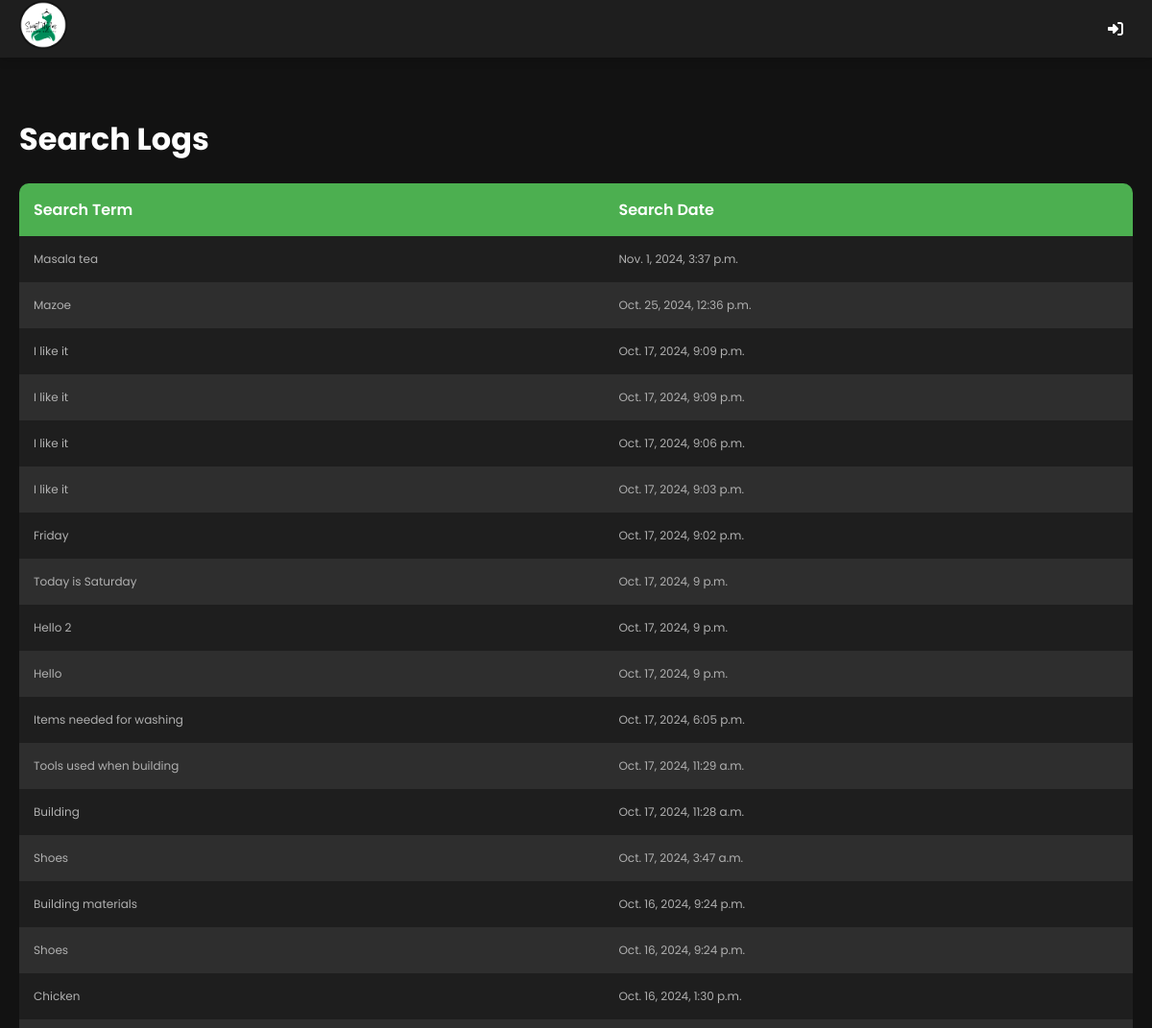
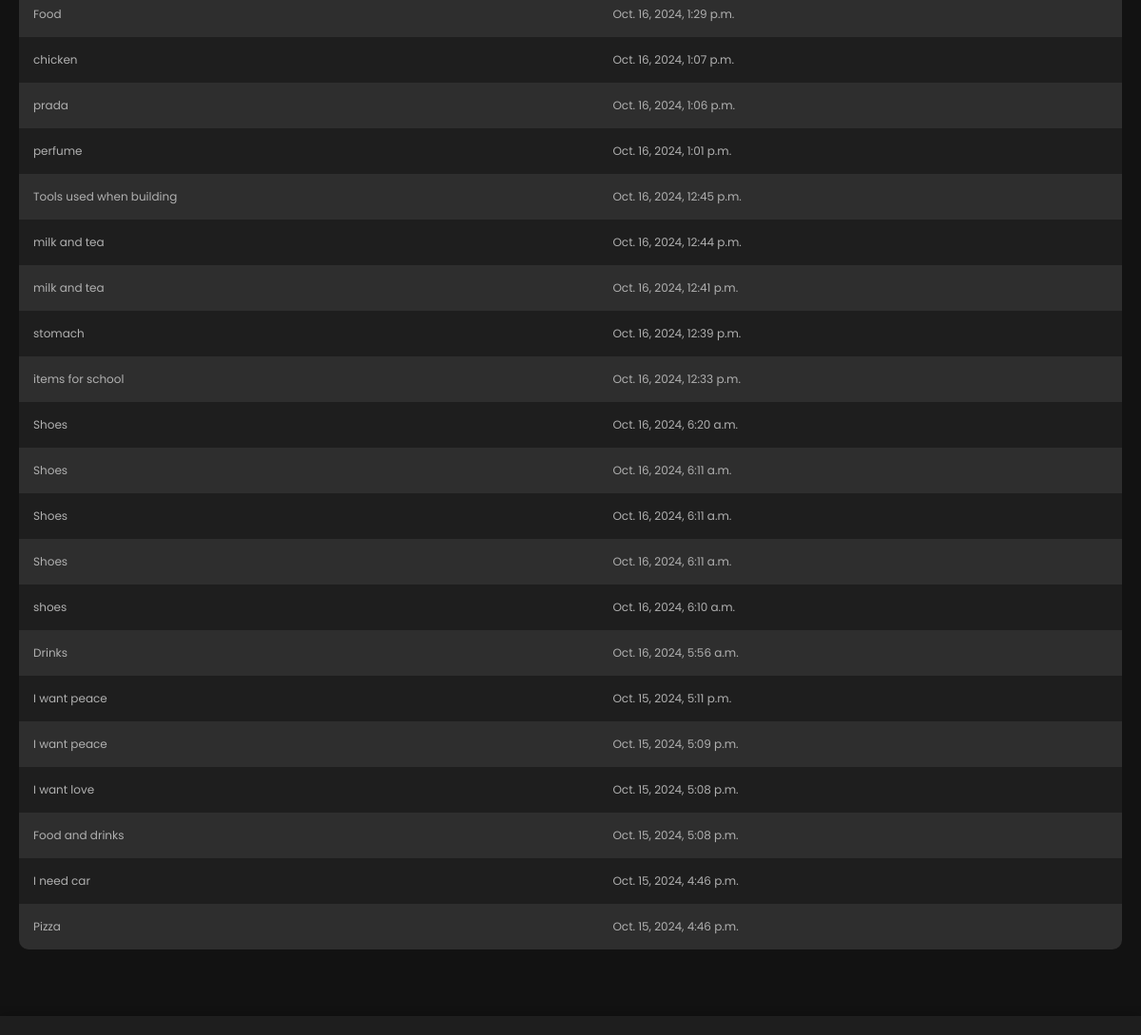
Page /search-logs/ on the committed database (2 pictures, top to bottom).
### mma/models.py (models this page shows, shortened)
class SearchLog(models.Model):
    user = models.ForeignKey(CustomUser, on_delete=models.SET_NULL, null=True, blank=True)
    search_term = models.CharField(max_length=255)
    search_date = models.DateTimeField()

### mma/views.py (the view)
# urls.py: path('search-logs/', views.search_log_view, name='search_logs'),
def search_log_view(request):
    search_logs = SearchLog.objects.all().order_by('-search_date')
    context = {
        'search_logs': search_logs
    }
    return render(request, 'mma/search_logs.html', context)

### mma/templates/mma/search_logs.html (shortened to what this page needs)
{% extends 'mma/base.html' %}
{% block content %}
    <h1>Search Logs</h1>
    <table style="width: 100%; border-collapse: collapse;">
        <thead>
            <tr>
                <th style="text-align: left;">Search Term</th>
                <th style="text-align: left;">Search Date</th>
            </tr>
        </thead>
        <tbody>
            {% for log in search_logs %}
                {% if log.search_term != "N/A" %}
                <tr>
                    <td style="font-size: 12px;">{{ log.search_term }}</td>
                    <td style="font-size: 12px;">{{ log.search_date }}</td>
                </tr>
                {% endif %}
            {% empty %}
            <tr>
                <td colspan="2" style="font-size: 12px; text-align: center;">No search logs available.</td>
            </tr>
            {% endfor %}
        </tbody>
    </table>
{% endblock %}

### mma/templates/mma/base.html (style rules this page uses)
:root { --primary-color: #4CAF50; --secondary-color: #2196F3; --background-color: #121212; --card-background: #1E1E1E; --text-color: #FFFFFF; --secondary-text: #B0B0B0; --nav-height: 60px; --table-header-bg: #333; --table-row-bg: #1E1E1E; --table-row-alt-bg: #2E2E2E; }
body { font-family: 'Poppins', sans-serif; background-color: var(--background-color); color: var(--text-color); margin: 0; padding: 0; padding-top: var(--nav-height); padding-bottom: 70px; }
table { width: 100%; border-collapse: separate; border-spacing: 0; margin-bottom: 20px; border-radius: 10px; overflow: hidden; }
th, td { padding: 15px; text-align: left; }
thead { background-color: var(--primary-color); }
tbody tr:nth-child(odd) { background-color: var(--table-row-bg); }
tbody tr:nth-child(even) { background-color: var(--table-row-alt-bg); }
th { color: var(--text-color); font-weight: 600; }
td { color: var(--secondary-text); }

### rows in the picture
SearchLog: search_term "Masala tea", search_date "Nov. 1, 2024, 3:37 p.m."
SearchLog: search_term "Mazoe", search_date "Oct. 25, 2024, 12:36 p.m."
SearchLog: search_term "I like it", search_date "Oct. 17, 2024, 9:09 p.m."
SearchLog: search_term "I like it", search_date "Oct. 17, 2024, 9:09 p.m."
SearchLog: search_term "I like it", search_date "Oct. 17, 2024, 9:06 p.m."
SearchLog: search_term "I like it", search_date "Oct. 17, 2024, 9:03 p.m."
SearchLog: search_term "Friday", search_date "Oct. 17, 2024, 9:02 p.m."
SearchLog: search_term "Today is Saturday", search_date "Oct. 17, 2024, 9 p.m."
SearchLog: search_term "Hello 2", search_date "Oct. 17, 2024, 9 p.m."
SearchLog: search_term "Hello", search_date "Oct. 17, 2024, 9 p.m."
SearchLog: search_term "Items needed for washing", search_date "Oct. 17, 2024, 6:05 p.m."
SearchLog: search_term "Tools used when building", search_date "Oct. 17, 2024, 11:29 a.m."
SearchLog: search_term "Building", search_date "Oct. 17, 2024, 11:28 a.m."
SearchLog: search_term "Shoes", search_date "Oct. 17, 2024, 3:47 a.m."
SearchLog: search_term "Building materials", search_date "Oct. 16, 2024, 9:24 p.m."
SearchLog: search_term "Shoes", search_date "Oct. 16, 2024, 9:24 p.m."
SearchLog: search_term "Chicken", search_date "Oct. 16, 2024, 1:30 p.m."
SearchLog: search_term "Food", search_date "Oct. 16, 2024, 1:29 p.m."
SearchLog: search_term "chicken", search_date "Oct. 16, 2024, 1:07 p.m."
SearchLog: search_term "prada", search_date "Oct. 16, 2024, 1:06 p.m."
SearchLog: search_term "perfume", search_date "Oct. 16, 2024, 1:01 p.m."
SearchLog: search_term "Tools used when building", search_date "Oct. 16, 2024, 12:45 p.m."
SearchLog: search_term "milk and tea", search_date "Oct. 16, 2024, 12:44 p.m."
SearchLog: search_term "milk and tea", search_date "Oct. 16, 2024, 12:41 p.m."
SearchLog: search_term "stomach", search_date "Oct. 16, 2024, 12:39 p.m."
SearchLog: search_term "items for school", search_date "Oct. 16, 2024, 12:33 p.m."
SearchLog: search_term "Shoes", search_date "Oct. 16, 2024, 6:20 a.m."
SearchLog: search_term "Shoes", search_date "Oct. 16, 2024, 6:11 a.m."
SearchLog: search_term "Shoes", search_date "Oct. 16, 2024, 6:11 a.m."
SearchLog: search_term "Shoes", search_date "Oct. 16, 2024, 6:11 a.m."
SearchLog: search_term "shoes", search_date "Oct. 16, 2024, 6:10 a.m."
SearchLog: search_term "Drinks", search_date "Oct. 16, 2024, 5:56 a.m."
SearchLog: search_term "I want peace", search_date "Oct. 15, 2024, 5:11 p.m."
SearchLog: search_term "I want peace", search_date "Oct. 15, 2024, 5:09 p.m."
SearchLog: search_term "I want love", search_date "Oct. 15, 2024, 5:08 p.m."
SearchLog: search_term "Food and drinks", search_date "Oct. 15, 2024, 5:08 p.m."
SearchLog: search_term "I need car", search_date "Oct. 15, 2024, 4:46 p.m."
SearchLog: search_term "Pizza", search_date "Oct. 15, 2024, 4:46 p.m."
